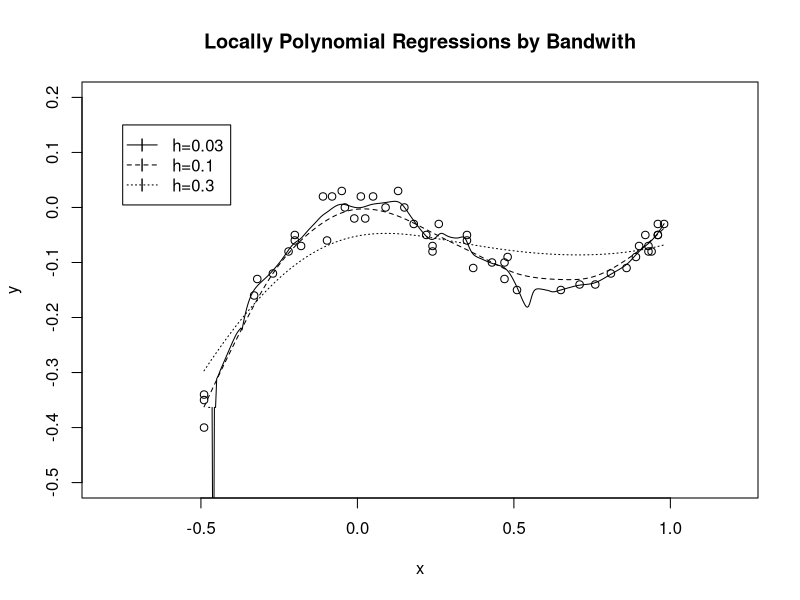
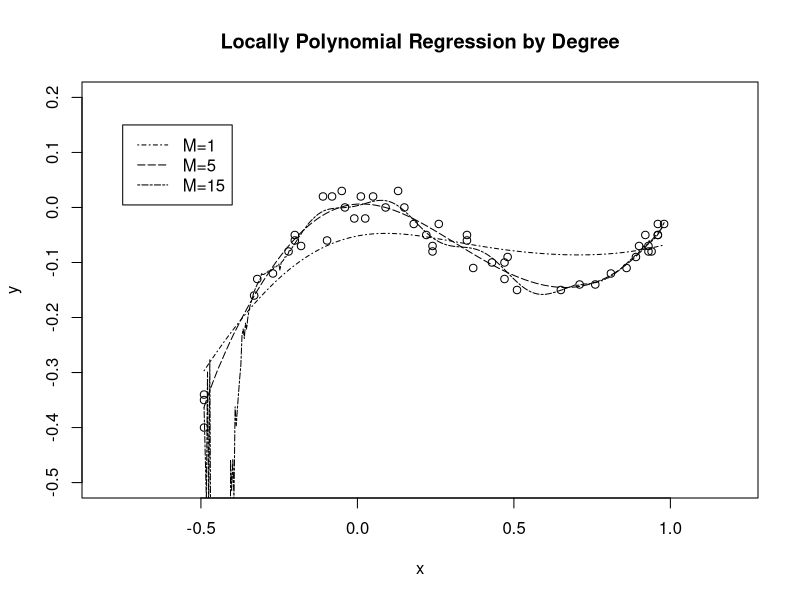
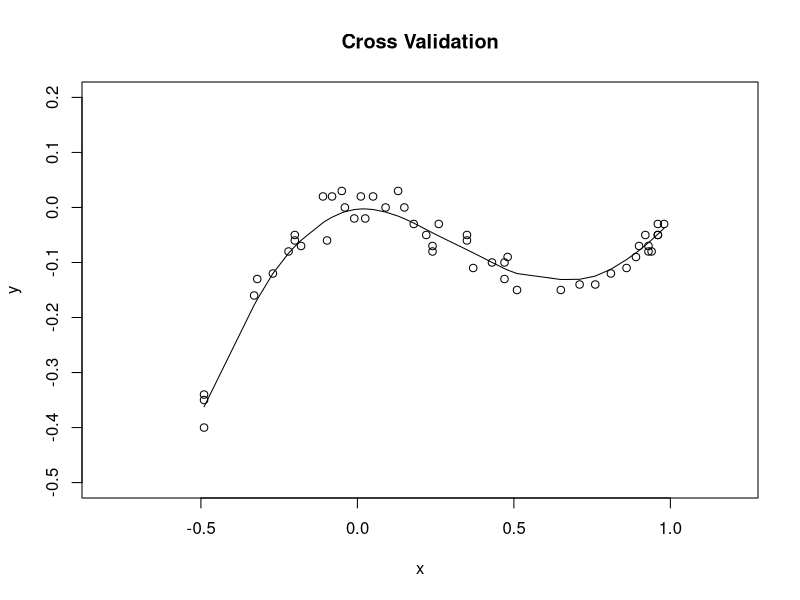

Generate these figures, in order, with R:
## ---- chunk 1
knitr::opts_chunk$set(echo = TRUE)
## ---- chunk 2
  library(KernSmooth)
  x<- c(0.15,-0.33,0.24,-0.20,-0.27,0.65,0.35, 0.13, -0.20,
  0.51, 0.93,  0.90, -0.11,  0.96,  0.47, 0.050, 0.48, 0.86,
  -0.04, -0.18, -0.081, -0.05, -0.32,  0.96, -0.097, 0.98,
  0.09, 0.37,  0.22,  0.94, 0.26, 0.92, -0.01, 0.93, 0.89,
   0.71, -0.49, 0.35, -0.49,  0.47, 0.011, 0.43, 0.24, 0.18,
   -0.49, 0.025, 0.81, -0.22,  0.96, 0.76)
  
  y<- c( 0, -0.16, -0.07, -0.06, -0.12, -0.15, -0.06,  0.03,
   -0.05, -0.15, -0.08, -0.07,  0.02, -0.05, -0.13,  0.02,
   -0.09, -0.11,  0.00, -0.07,  0.02,  0.03, -0.13, -0.05,
   -0.06, -0.03,  0.00, -0.11, -0.05, -0.08, -0.03, -0.05,
   -0.02, -0.07, -0.09, -0.14, -0.35, -0.05, -0.34, -0.10,
   0.02, -0.10, -0.08, -0.03, -0.40, -0.02, -0.12, -0.08, -0.03, -0.14)
## ---- chunk 3
  fit_1<-locpoly(x,y,degree=1,bandwidth=0.03)
  fit_2<-locpoly(x,y,degree=1,bandwidth=0.1)
  fit_3<-locpoly(x,y,degree=1,bandwidth=0.3)
  
  plot(x,y,main='Locally Polynomial Regressions by Bandwith', xlim=c(-0.8,1.2),ylim=c(-0.5,0.2))
  lines(fit_1,lty=1)
  lines(fit_2,lty=2)
  lines(fit_3,lty=3)
  legend(-0.75,0.15, c('h=0.03','h=0.1','h=0.3'),lty=c(1,2,3),pch=rep('l',3))
## ---- chunk 4
  fit_4<-locpoly(x,y,degree=1,bandwidth=0.3)
  fit_5<-locpoly(x,y,degree=5,bandwidth=0.3)
  fit_6<-locpoly(x,y,degree=15,bandwidth=0.3)

  plot(x,y,main='Locally Polynomial Regression by Degree',xlim=c(-0.8,1.2),ylim=c(-0.5,0.2))
  lines(fit_4,lty=4)
  lines(fit_5,lty=5)
  lines(fit_6,lty=6)
  legend(-0.75,0.15, c('M=1','M=5','M=15'),lty=c(4,5,6))
## ---- chunk 5
kernel<-function(band,vector,point){
  d<-exp(-(point-vector)^2/2/band^2)
  return(diag(d))
}

prediction<-function(band,x,y,new_x,degree){
  design<-matrix(0,ncol=degree,nrow=length(y))
  new_design<-matrix(0,ncol=degree,nrow=length(new_x))
  
  for(j in 1:degree){
    design[,j]<-x^j
    new_design[,j]<-new_x^j
  }
  
  design<-cbind(1,design)
  new_design<-cbind(1,new_design)
  new_y<-numeric(0)

  for(i in 1:length(new_x)){
    K<-kernel(band,x,new_x[i])
    new_y[i]<-new_design[i,]%*%solve(t(design)%*%K%*%design)%*%
      t(design)%*%K%*%y
    }
  return(new_y)
  }
## ---- chunk 6
index<-sample(1:length(x))
cv_x<-x[index]
cv_y<-y[index]
cv<-rep(0,10)

for(h in 1:10){
  for(k in 1:5){
    d<-(10*k-9):(10*k)
    pre<-prediction(0.05*h,cv_x[-d],cv_y[-d],cv_x[d],1);

cv[h]<-mean((pre-cv_y[d])^2)+cv[h];
}
}
h<-which.min(cv)
pre<-prediction(h*0.05,x,y,x,1)
plot(x,y,main='Cross Validation',xlim=c(-0.8,1.2),ylim=c(-0.5,0.2))
points(sort(x),pre[order(x)],type='l')
